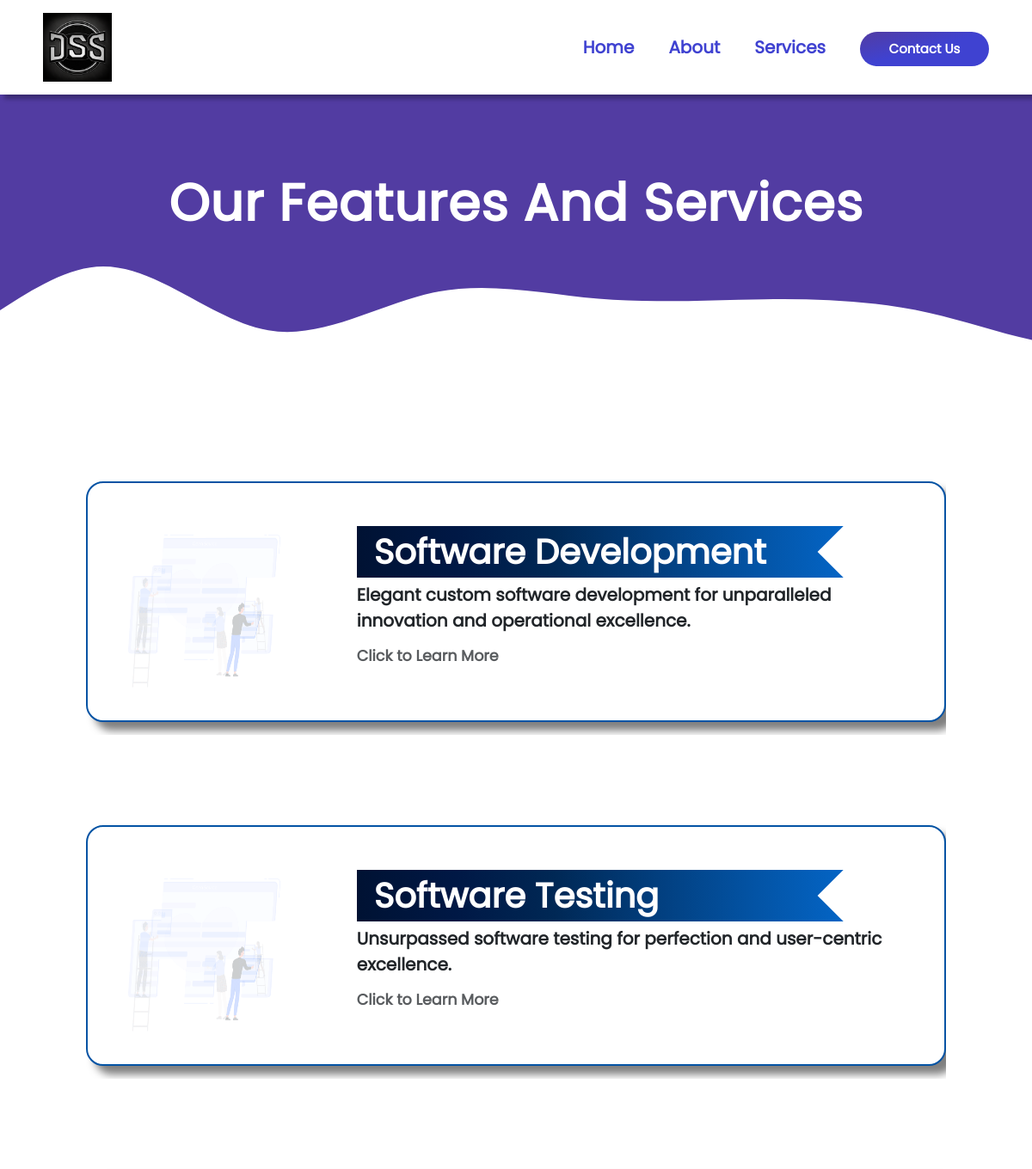
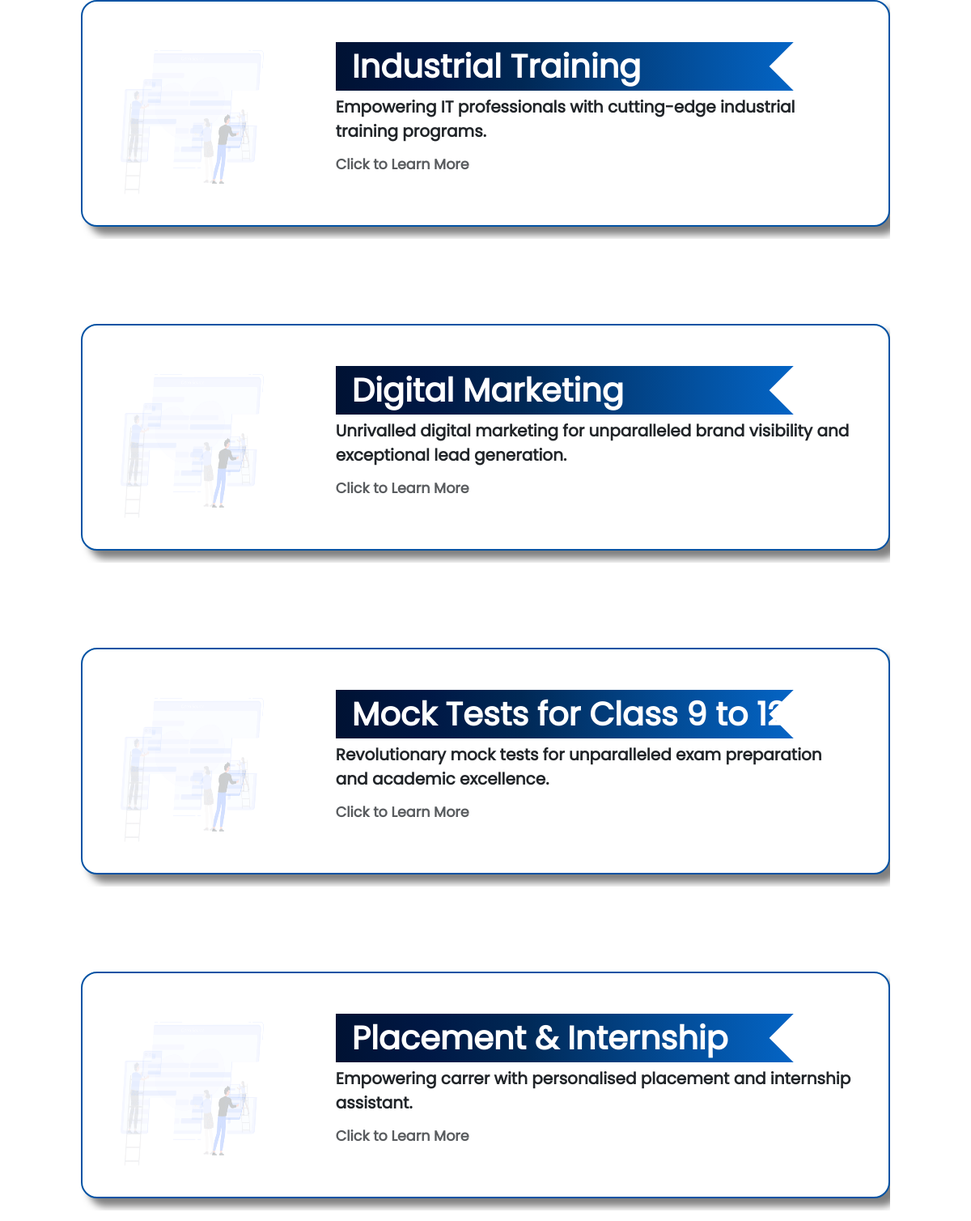
The app's page /service_admin.php with its own data (2 pictures, top to bottom).
### tables this page shows
CREATE TABLE `servicescard` (
  `id` int(11) NOT NULL,
  `title` varchar(255) NOT NULL,
  `photo` varchar(255) NOT NULL,
  `ShortDesc` varchar(255) NOT NULL,
  `description` varchar(255) NOT NULL
);

### service_admin.php (the view, shortened to what this page needs)
<?php
include("nav.php");
?>
<div class="bg--svg" style="overflow-x:hidden;">
</div>
<div class="service--body" style="overflow-x:hidden;">
<h3 class="services--tittle">Our Features And Services</h3>
<div class="card--services--body">
<?php
$query = "SELECT * FROM `servicescard`";
$is_query_run = mysqli_query($connection,$query);
    while ($query_executed = mysqli_fetch_array ($is_query_run))
    {
?>
<a href="service_admin.php?id=<?php echo $query_executed['id'];
?>" >
        <div class="card--services">
            <div class="card mb-3" style="overflow:hidden;">
                <div class="row no-gutters idkHyperClassMayBe" style="overflow:hidden;">
                    <div class="col-md-4 gif--image">
                        <img src="images/card gifs/software development card.gif" class="card-img" alt="...">
                    </div>
                    <div class="col-md-8">
                        <div class="card-body">
                            <h5 class="card-title" style="overflow:hidden;"><?php echo $query_executed['title']; ?></h5>
                            <div class="twist--box"></div>
                            <p class="card-text"><?php echo $query_executed['ShortDesc']; ?></p>
                            <p class="card-text"><small class="text-muted">Click to Learn More</small></p>
                        </div>
                    </div>
                </div>
            </div>
        </div>
    </a>
    <?php
    }
    ?>
</div>

### css/style.css (style rules this page uses)
html { font-size: 62.5%; }
body { overflow-x: hidden; }
* { font-family: poppins; margin: 0; padding: 0; box-sizing: border-box; position: relative; }
:root { --primary: white; --secondary: #000; --gradiantLeft: #523ca2; --gradianRight: #3f42d1; }
.bg--svg { width: 100vw; position: absolute; overflow-x: hidden; }
.services--tittle { width: 100%; text-align: center; height: 20rem; padding: 10rem; padding-left: 0; padding-right: 0; font-size: 6rem; font-weight: bolder; letter-spacing: .1rem; color: white; background-clip: text; -webkit-background-clip: text; overflow-y: hidden; pointer-events: none; }
.card--services .card-text { font-size: 2rem; font-weight: bold; }
.service--body { width: 100%; display: flex; align-items: center; flex-direction: column; position: relative; gap: 15rem; }
.bg--svg>svg { width: 100vw; transform: scaleX(1.8); }
.card--services { width: 100%; display: flex; justify-content: center; align-items: center; overflow: hidden; flex-direction: column; margin-top: 10rem; height: 30rem; }
.card--services>.card { height: 28rem; width: 100rem; border: .2rem solid #0353a4; box-shadow: 1rem 1rem 1rem rgba(0, 0, 0, .5); border-radius: 2rem; cursor: pointer; overflow: hidden; transition: 0.3s; position: relative; }
.gif--image, .gif--image>img { height: 27rem; width: 20rem; }
.idkHyperClassMayBe { display: flex; justify-content: space-around; }
.card--services .twist--box { height: 5rem; width: 5rem; position: absolute; background-color: white; transform: rotate(45deg); top: 1.5rem; right: 8%; }
.card--services .card-title { font-size: 4rem; font-weight: bolder; background-image: linear-gradient(to right, #001233, #001845, #002855, #023e7d, #0353a4, #0466c8); width: 90%; color: white; height: 6rem; padding-left: 2rem; line-height: 6rem; }
.card--services .card-body { margin-top: 4rem; position: relative; margin-right: 0 !important; }
.card--services:last-child { margin-bottom: 10rem; }
a:link, a:active, a:hover, a:visited { text-decoration: none; }
.row>* { flex-shrink: 1 !important; }

### records on screen
servicescard: title "Software Development", ShortDesc "Elegant custom software development for unparalleled innovation and operational excellence."
servicescard: title "Software Testing", ShortDesc "Unsurpassed software testing for perfection and user-centric excellence."
servicescard: title "Industrial Training", ShortDesc "Empowering IT professionals with cutting-edge industrial training programs."
servicescard: title "Digital Marketing", ShortDesc "Unrivalled digital marketing for unparalleled brand visibility and exceptional lead generation."
servicescard: title "Mock Tests for Class 9 to 12", ShortDesc "Revolutionary mock tests for unparalleled exam preparation and academic excellence."
servicescard: title "Placement & Internship…", ShortDesc "Empowering carrer with personalised placement and internship assistant."
